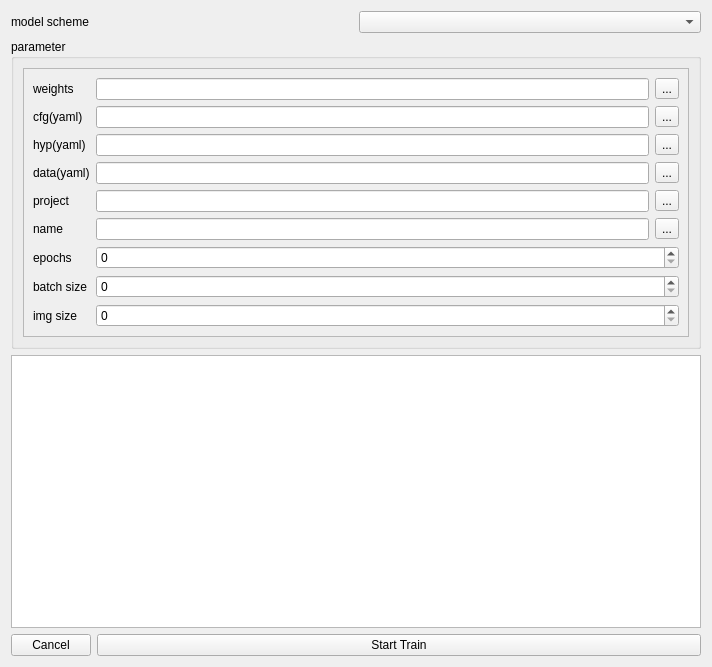
<?xml version="1.0" encoding="UTF-8"?>
<ui version="4.0">
 <class>WidgetTrain</class>
 <widget class="QWidget" name="WidgetTrain">
  <property name="geometry">
   <rect>
    <x>0</x>
    <y>0</y>
    <width>712</width>
    <height>667</height>
   </rect>
  </property>
  <property name="windowTitle">
   <string>Form</string>
  </property>
  <layout class="QGridLayout" name="gridLayout_3">
   <item row="8" column="0">
    <widget class="QTextEdit" name="txtEditLog"/>
   </item>
   <item row="10" column="0">
    <layout class="QHBoxLayout" name="hLayTrainOperate">
     <item>
      <widget class="QPushButton" name="btnCancel">
       <property name="sizePolicy">
        <sizepolicy hsizetype="Fixed" vsizetype="Fixed">
         <horstretch>0</horstretch>
         <verstretch>0</verstretch>
        </sizepolicy>
       </property>
       <property name="text">
        <string>Cancel</string>
       </property>
      </widget>
     </item>
     <item>
      <widget class="QPushButton" name="btnStartTrain">
       <property name="text">
        <string>Start Train</string>
       </property>
      </widget>
     </item>
    </layout>
   </item>
   <item row="1" column="0">
    <layout class="QHBoxLayout" name="hLayModelScheme">
     <item>
      <widget class="QLabel" name="labelModelScheme">
       <property name="text">
        <string>model scheme</string>
       </property>
      </widget>
     </item>
     <item>
      <widget class="QComboBox" name="comboBoxModelScheme"/>
     </item>
    </layout>
   </item>
   <item row="7" column="0">
    <widget class="QGroupBox" name="gBoxParameter">
     <property name="title">
      <string>parameter</string>
     </property>
     <layout class="QGridLayout" name="gridLayout">
      <item row="0" column="0">
       <widget class="QScrollArea" name="scrollAreaParameter">
        <property name="widgetResizable">
         <bool>true</bool>
        </property>
        <widget class="QWidget" name="scrollAreaWidgetContents">
         <property name="geometry">
          <rect>
           <x>0</x>
           <y>0</y>
           <width>672</width>
           <height>267</height>
          </rect>
         </property>
         <layout class="QFormLayout" name="formLayout">
          <item row="0" column="0">
           <widget class="QLabel" name="labelWeights">
            <property name="text">
             <string>weights</string>
            </property>
           </widget>
          </item>
          <item row="0" column="1">
           <layout class="QHBoxLayout" name="hLayWeights">
            <item>
             <widget class="QLineEdit" name="lEditWeights"/>
            </item>
            <item>
             <widget class="QToolButton" name="tBtnWeights">
              <property name="text">
               <string>...</string>
              </property>
             </widget>
            </item>
           </layout>
          </item>
          <item row="1" column="0">
           <widget class="QLabel" name="labelCfg">
            <property name="text">
             <string>cfg(yaml)</string>
            </property>
           </widget>
          </item>
          <item row="1" column="1">
           <layout class="QHBoxLayout" name="hLayCfg">
            <item>
             <widget class="QLineEdit" name="lEditCfg"/>
            </item>
            <item>
             <widget class="QToolButton" name="tBtnCfg">
              <property name="text">
               <string>...</string>
              </property>
             </widget>
            </item>
           </layout>
          </item>
          <item row="3" column="0">
           <widget class="QLabel" name="labelData">
            <property name="text">
             <string>data(yaml)</string>
            </property>
           </widget>
          </item>
          <item row="3" column="1">
           <layout class="QHBoxLayout" name="hLayData">
            <item>
             <widget class="QLineEdit" name="lEditData"/>
            </item>
            <item>
             <widget class="QToolButton" name="tBtnData">
              <property name="text">
               <string>...</string>
              </property>
             </widget>
            </item>
           </layout>
          </item>
          <item row="4" column="0">
           <widget class="QLabel" name="labelProject">
            <property name="text">
             <string>project</string>
            </property>
           </widget>
          </item>
          <item row="4" column="1">
           <layout class="QHBoxLayout" name="hLayProject">
            <item>
             <widget class="QLineEdit" name="lEditProject"/>
            </item>
            <item>
             <widget class="QToolButton" name="tBtnProject">
              <property name="text">
               <string>...</string>
              </property>
             </widget>
            </item>
           </layout>
          </item>
          <item row="6" column="0">
           <widget class="QLabel" name="labelEpoch">
            <property name="text">
             <string>epochs</string>
            </property>
           </widget>
          </item>
          <item row="6" column="1">
           <widget class="QSpinBox" name="sBoxEpoch">
            <property name="maximum">
             <number>999</number>
            </property>
           </widget>
          </item>
          <item row="7" column="0">
           <widget class="QLabel" name="labelBatchSize">
            <property name="text">
             <string>batch size</string>
            </property>
           </widget>
          </item>
          <item row="7" column="1">
           <widget class="QSpinBox" name="sBoxBatchSize">
            <property name="maximum">
             <number>999</number>
            </property>
           </widget>
          </item>
          <item row="8" column="0">
           <widget class="QLabel" name="labelImgSize">
            <property name="text">
             <string>img size</string>
            </property>
           </widget>
          </item>
          <item row="8" column="1">
           <widget class="QSpinBox" name="sBoxImgSize">
            <property name="maximum">
             <number>999</number>
            </property>
           </widget>
          </item>
          <item row="2" column="0">
           <widget class="QLabel" name="labelHyp">
            <property name="text">
             <string>hyp(yaml)</string>
            </property>
           </widget>
          </item>
          <item row="2" column="1">
           <layout class="QHBoxLayout" name="hLayHyp">
            <item>
             <widget class="QLineEdit" name="lEditHyp"/>
            </item>
            <item>
             <widget class="QToolButton" name="tBtnHyp">
              <property name="text">
               <string>...</string>
              </property>
             </widget>
            </item>
           </layout>
          </item>
          <item row="5" column="0">
           <widget class="QLabel" name="labelName">
            <property name="text">
             <string>name</string>
            </property>
           </widget>
          </item>
          <item row="5" column="1">
           <layout class="QHBoxLayout" name="hLayName">
            <item>
             <widget class="QLineEdit" name="lEditName"/>
            </item>
            <item>
             <widget class="QToolButton" name="tBtnName">
              <property name="text">
               <string>...</string>
              </property>
             </widget>
            </item>
           </layout>
          </item>
         </layout>
        </widget>
       </widget>
      </item>
     </layout>
    </widget>
   </item>
  </layout>
 </widget>
 <resources/>
 <connections/>
</ui>
